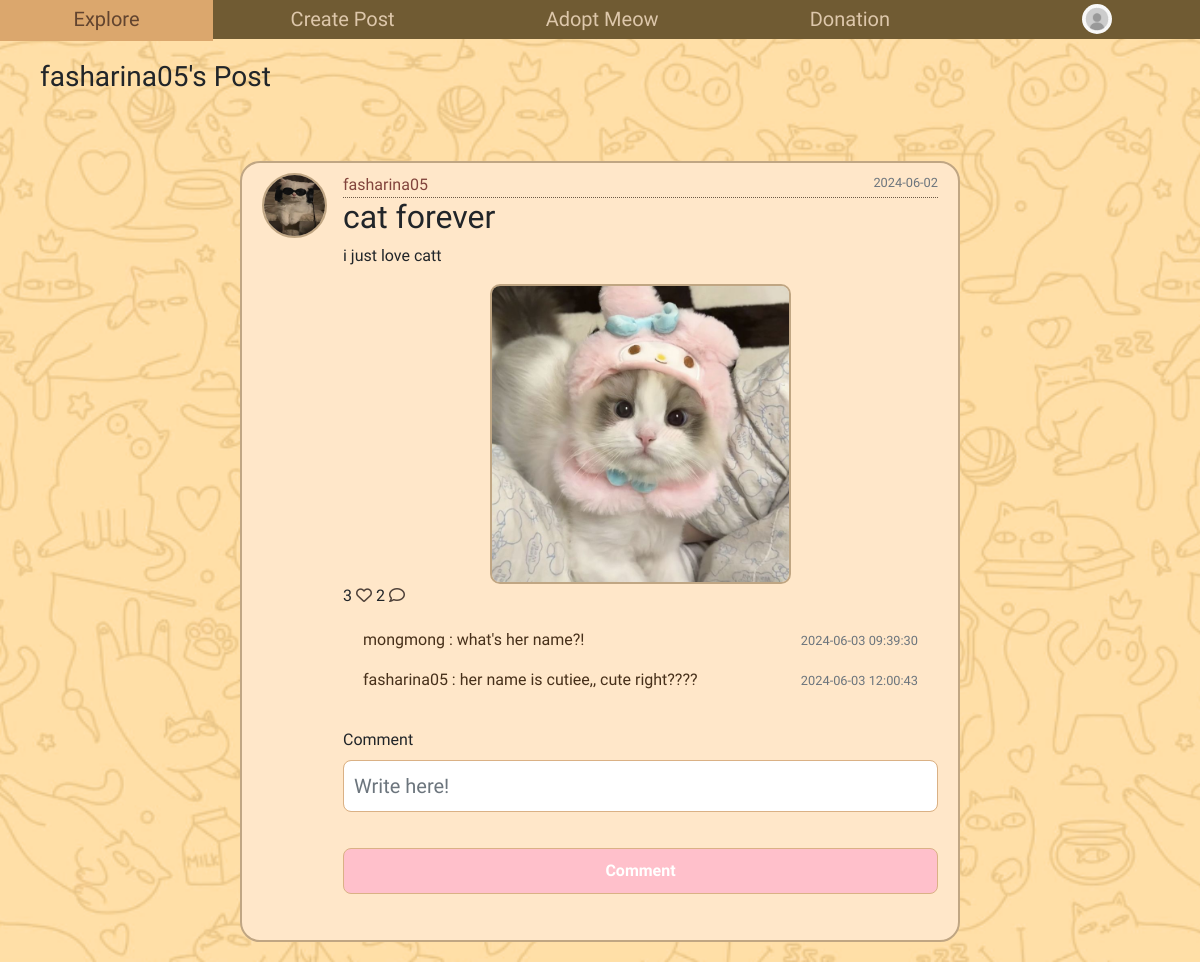
/2, run on the app's committed database.
### home/models.py (models this page shows, shortened)
class User(db.Model, UserMixin):
    id = db.Column(db.Integer, primary_key=True)
    fullname = db.Column(db.String(120), unique=True, nullable=False)
    email = db.Column(db.String(20), unique=True, nullable=False)
    username = db.Column(db.String(120), unique=True, nullable=False)
    password1 = db.Column(db.String(255), nullable=False)
    password2 = db.Column(db.String(255), nullable=False)
    state = db.Column(db.String(120), nullable=False)
    phonenumber = db.Column(db.String(20), unique=True, nullable=False)
    profile_pic = db.Column(db.String(255), nullable=True)
    unread_notification_count = db.Column(db.Integer, default=0)
    posts = db.relationship('Post', backref='author', lazy=True)
    comments = db.relationship('Comment', backref='author', lazy=True)
    likes = db.relationship('Like', backref='author', lazy=True)
    cats = db.relationship('Cat', backref='owner', lazy=True)
    adoption_notification = db.relationship('AdoptionNotification', backref='cat', lazy=True)

class Post(db.Model):
    id = db.Column(db.Integer, primary_key = True)
    title = db.Column(db.String(255), nullable =False)
    content = db.Column(db.Text, nullable=False)
    date = db.Column(db.DateTime(timezone=True), nullable=False, default=datetime.utcnow)
    user_id = db.Column(db.Integer, db.ForeignKey('user.id'), nullable=False)
    file = db.Column(db.String(255), nullable=True)
    comments = db.relationship('Comment', backref='post', lazy=True, cascade="all, delete-orphan")
    likes = db.relationship('Like', backref='post', lazy=True, cascade="all, delete-orphan")

class Comment(db.Model):
    id = db.Column(db.Integer, primary_key = True)
    text = db.Column(db.String(200), nullable=False)
    date = db.Column(db.DateTime(timezone=True), nullable=False, default=datetime.utcnow)
    user_id = db.Column(db.Integer, db.ForeignKey('user.id', ondelete='CASCADE'), nullable=False)
    post_id = db.Column(db.Integer, db.ForeignKey('post.id'), nullable=False)

### home/views.py (the view)
@views.route('/<int:post_id>')
def post(post_id):
    profile_pic= url_for('static', filename='default.jpg')
    if current_user.is_authenticated and current_user.profile_pic is not None:
        profile_pic = url_for('static', filename='profile_pics/' + current_user.profile_pic)
    form = CommentForm()
    post = Post.query.get_or_404(post_id)
    comments = Comment.query.all()
    return render_template('post.html', title=post.title, post=post, form=form, comments=comments, profile_pic=profile_pic)

### home/forms.py
class CommentForm(FlaskForm):
    text = StringField('Comment', validators=[DataRequired()])
    submit = SubmitField('Comment')

### home/templates/post.html (shortened to what this page needs)
<!DOCTYPE html>
<html>
<head>
  <link rel="stylesheet" href="https://maxcdn.bootstrapcdn.com/bootstrap/4.0.0/css/bootstrap.min.css">
  <link rel='stylesheet' type='text/css' media='screen' href="{{url_for('static',filename='main.css')}}">
  <div class="navigation">
    <div class="topnav">
      <a href="/mainpage">Explore</a>
      <a href="/createpost">Create Post</a>
      <a href="/adoptmeow">Adopt Meow</a>
      <a href="/donation">Donation</a>
    </div>
    <div class="dropdown">
      <button class="dropbtn">
        <img src="{{ profile_pic }}" class="profilepic">
      </button>
    </div>
  </div>
</head>
<body class="indvpost">
    <br />
    <div class="main">
        <ul>
            <h3>{{ post.author.username }}'s Post</h3>
        </ul>
        <div class="row">
            <div class="col-md-8">
            </div>
        </div>
        <article class="media content-section">
            {% if post.author.profile_pic %}
                <img class="rounded-circle article-img" src="{{ url_for('static', filename='profile_pics/'+ post.author.profile_pic) }}">
            {% else %}
                <img class="rounded-circle article-img" src="{{ url_for('static', filename='default.jpg') }}">
            {% endif %}
        <div class="media-body">
                <div class="article-metadata">
                    <a class="mr-2" href="{{ url_for('views.profiledisplay', username=post.author.username) }}">{{ post.author.username }}</a>
                    <small class="text-muted">{{ post.date.strftime('%Y-%m-%d') }}</small>
                </div>
                <h2><a class="article-title">{{ post.title }}</a></h2>
                <p class="article-content">{{ post.content }}</p>
                <div class="post-image">
                {% if post.file %}
                    <img src="{{ post.file }}" alt="uploaded image">
                {% endif %}
                </div>
                <div>
                    {{ post.likes|length }}
                    {% if current_user in post.likes|map(attribute="author")|list %}
                    <a href="/like-post/{{post.id}}"><i class="fa-sharp fa-solid fa-paw" style="color: #e0709b;"></i></a>
                  {% else %}
                  <a href="/like-post/{{post.id}}"><i class="fa-regular fa-heart" style="color: #4f4139;"></i></a>
                  {% endif %}
                  <span />
                  {{ post.comments|length }}
                  <a href="/{{post.id}}"><i class="fa-regular fa-comment" style="color: #4f4139;"></i></a>
                </div>
                <div class="text-body">
                    <div class="" id="comments-{{post.id}}">
                        <div class="card-body" id="comments-expanded-{{post.id}}">
                            {% for comment in post.comments %}
                            <div class="d-flex justify-content-between align-item-center">
                                <div>
                                    <p>{{comment.author.username}} :
                                    {{comment.text}}</p>
                                </div>
                                <div>
                                    <small class="text-muted">{{comment.date}}</small>
                                </div>
                            </div>
                            {% endfor %}
                        </div>
                    </div>
                </div>
                <form method="POST" action="/create-comment/{{post.id}}">
                    <fieldset class="form-group">
                        <div class="form-group">
                            {{ form.text.label(class="form-control-label") }}
                            {% if form.text.errors %}
                                {{ form.text(class="form-control form-control-lg is-invalid") }}
                                <div class="invalid-feedback">
                                    {% for error in form.text.errors %}
                                        <span>{{ error }}</span>
                                    {% endfor %}
                                </div>
                            {% else %}
                                {{ form.text(class="form-control form-control-lg", placeholder="Write here!") }}
                            {% endif %}
                        </div>
                    </fieldset>
                    <div class="form-group">
                        {{ form.submit(class="btn btn-outline-info") }}
                    </div>
                </form>
            </div>
        </article>
    </div>
</body>
</html>

### home/static/main.css (style rules this page uses)
body { margin: 0; padding: 0; overflow-x: hidden; background-color: #ffdc9c; margin-top: 9%; font-family: 'Short Stack'; }
.navigation { display: flex; justify-content: space-between; align-items: center; padding: 0px; position: fixed; top: 0px; width: 100%; background-color: #705b33; z-index: 1; width: 100%; }
.topnav { background-color: #705b33; flex-grow: 1; color: #f9e4c5; }
.topnav a { text-align: center; padding: 10px 7.4%; text-decoration: none; font-size: 20px; color:#ddc7ab; }
.topnav::after { content: ""; display: table; clear: both; }
.dropdown { position: relative; background-color: #705b33; }
.dropbtn { display: flex; align-items: center; background-color: #705b33; color: rgb(255, 209, 216); padding: 2.1% 80px; font-size: 20px; border: none; cursor: pointer; text-decoration: none; }
.row { text-align: center; margin-left: 1%; }
.content-section { background: #ffe7c9; padding: 10px 20px; border: 2px solid #c0a683; border-radius: 20px; margin-top: 50px; margin-bottom: 20px; margin-left: 20%; margin-right: 20%; }
.article-title { color: #553b29; }
.article-content { white-space: pre-line; }
.article-img { height: 65px; width: 65px; margin-right: 16px; }
.article-metadata a { color:#82443c; padding-bottom: 1px; margin-bottom: 4px; }
.article-metadata { border-bottom: 1px dotted #6c5a47 }
.rounded-circle { border: #c0a683 solid 2px; }
.post-image img { border: #c0a683 solid 2px; border-radius: 10px; }
.post-image { display:flex; align-items: center; justify-content: center; }
.article-metadata small { float:right; color:#47301a; }
.text-body, .card-body a { color:#47301a; }
.post-image img { max-width: 500px; max-height: 300px; }
.indvpost { background-image: url(photos/mainpagebg.png); background-size: cover; background-position: center; background-attachment: fixed; margin-top: 3%; }
input[type="text"], input[type="email"], input[type="file"], input[type="submit"], select { width: 100%; padding: 10px; margin-bottom: 20px; border-radius: 8px; border: 1px solid #dab185; box-sizing: border-box; }
input[type="submit"] { background-color: #FFC0CB; color: #ffffff; font-weight: bold; cursor: pointer; }
.profilepic { width: 30px; height: 30px; border-radius: 50%; margin-right: 8px; margin-left: 8px; }

### data on the page
User: author.username "fasharina05", profile_pic (picture)
Post: date "2024-06-02", title "cat forever", content "i just love catt", file (picture)
Comment: author.username "mongmong", text "what's her name?!", date "2024-06-03 09:39:30"
Comment: author.username "fasharina05", text "her name is cutiee,, cute right????", date "2024-06-03 12:00:43"

### other printed values
{{ post.likes|length }} "3"
{{ post.comments|length }} "2"
